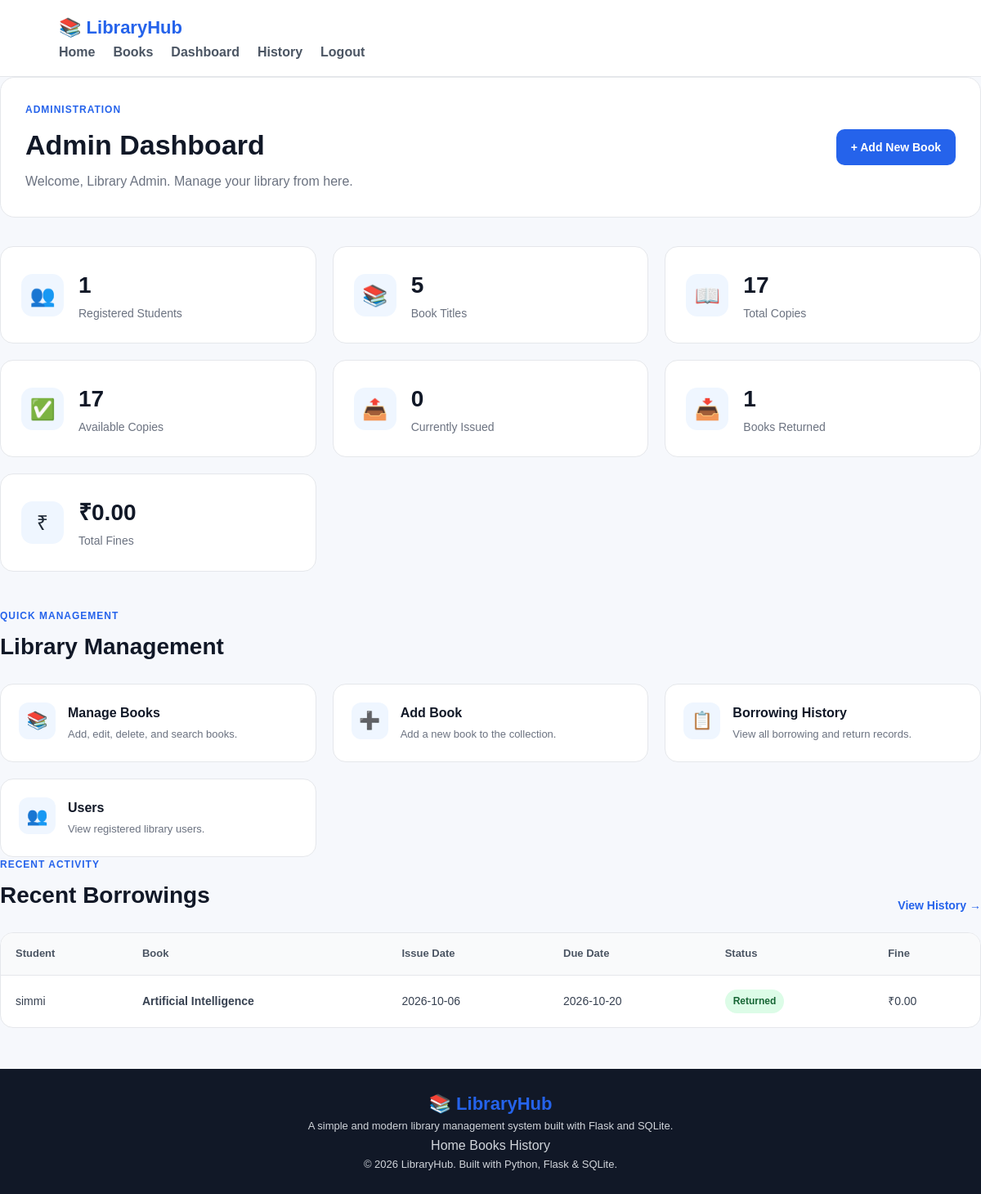
The page /admin/dashboard (signed in) on the database its author committed.
### tables this page shows
CREATE TABLE borrowings (
            id INTEGER PRIMARY KEY AUTOINCREMENT,
            user_id INTEGER NOT NULL,
            book_id INTEGER NOT NULL,
            issue_date TEXT NOT NULL,
            due_date TEXT NOT NULL,
            return_date TEXT,
            fine REAL DEFAULT 0,
            status TEXT NOT NULL DEFAULT 'Issued',
            FOREIGN KEY (user_id) REFERENCES users(id) ON DELETE CASCADE,
            FOREIGN KEY (book_id) REFERENCES books(id) ON DELETE CASCADE
        );

CREATE TABLE users (
            id INTEGER PRIMARY KEY AUTOINCREMENT,
            name TEXT NOT NULL,
            email TEXT UNIQUE NOT NULL,
            password TEXT NOT NULL,
            role TEXT NOT NULL DEFAULT 'student'
        );

CREATE TABLE books (
            id INTEGER PRIMARY KEY AUTOINCREMENT,
            title TEXT NOT NULL,
            author TEXT NOT NULL,
            isbn TEXT UNIQUE NOT NULL,
            category TEXT NOT NULL,
            quantity INTEGER NOT NULL DEFAULT 1,
            available INTEGER NOT NULL DEFAULT 1
        );

### app.py (the view)
@app.route("/admin/dashboard")
@admin_required
def admin_dashboard():
    conn = get_db()
    total_users = conn.execute("""
        SELECT COUNT(*) AS count
        FROM users
        WHERE role = 'student'
    """).fetchone()["count"]
    total_book_titles = conn.execute("""
        SELECT COUNT(*) AS count
        FROM books
    """).fetchone()["count"]
    total_books = conn.execute("""
        SELECT COALESCE(SUM(quantity), 0) AS count
        FROM books
    """).fetchone()["count"]
    available_books = conn.execute("""
        SELECT COALESCE(SUM(available), 0) AS count
        FROM books
    """).fetchone()["count"]
    issued_books = conn.execute("""
        SELECT COUNT(*) AS count
        FROM borrowings
        WHERE status = 'Issued'
    """).fetchone()["count"]
    returned_books = conn.execute("""
        SELECT COUNT(*) AS count
        FROM borrowings
        WHERE status = 'Returned'
    """).fetchone()["count"]
    total_fines = conn.execute("""
        SELECT COALESCE(SUM(fine), 0) AS total
        FROM borrowings
    """).fetchone()["total"]
    recent_borrowings = conn.execute("""
        SELECT
            borrowings.*,
            users.name AS user_name,
            books.title
        FROM borrowings
        JOIN users
            ON borrowings.user_id = users.id
        JOIN books
            ON borrowings.book_id = books.id
        ORDER BY borrowings.id DESC
        LIMIT 10
    """).fetchall()
    conn.close()
    return render_template(
        "admin_dashboard.html",
        total_users=total_users,
        total_book_titles=total_book_titles,
        total_books=total_books,
        available_books=available_books,
        issued_books=issued_books,
        returned_books=returned_books,
        total_fines=total_fines,
        recent_borrowings=recent_borrowings
    )

### app.py (called while the page is built)
def get_db():
    conn = sqlite3.connect(DATABASE)
    conn.row_factory = sqlite3.Row
    conn.execute("PRAGMA foreign_keys = ON")
    return conn

def admin_required(function):
    @wraps(function)
    def wrapper(*args, **kwargs):
        if "user_id" not in session:
            flash("Please login first.", "warning")
            return redirect(url_for("login"))
        if session.get("role") != "admin":
            flash("Admin access required.", "danger")
            return redirect(url_for("index"))
        return function(*args, **kwargs)
    return wrapper

### templates/admin_dashboard.html (shortened to what this page needs)
{% extends "base.html" %}
{% block content %}
<section class="dashboard-header">
    <div>
        <span class="section-label">Administration</span>
        <h1>
            Admin Dashboard
        </h1>
        <p>
            Welcome, {{ session.get("name") }}. Manage your library from here.
        </p>
    </div>
    <a href="{{ url_for('add_book') }}" class="btn btn-primary">
        + Add New Book
    </a>
</section>
<section class="stats-grid dashboard-stats">
    <div class="stat-card">
        <div class="stat-icon">👥</div>
        <div>
            <h3>{{ total_users }}</h3>
            <p>Registered Students</p>
        </div>
    </div>
    <div class="stat-card">
        <div class="stat-icon">📚</div>
        <div>
            <h3>{{ total_book_titles }}</h3>
            <p>Book Titles</p>
        </div>
    </div>
    <div class="stat-card">
        <div class="stat-icon">📖</div>
        <div>
            <h3>{{ total_books }}</h3>
            <p>Total Copies</p>
        </div>
    </div>
    <div class="stat-card">
        <div class="stat-icon">✅</div>
        <div>
            <h3>{{ available_books }}</h3>
            <p>Available Copies</p>
        </div>
    </div>
    <div class="stat-card">
        <div class="stat-icon">📤</div>
        <div>
            <h3>{{ issued_books }}</h3>
            <p>Currently Issued</p>
        </div>
    </div>
    <div class="stat-card">
        <div class="stat-icon">📥</div>
        <div>
            <h3>{{ returned_books }}</h3>
            <p>Books Returned</p>
        </div>
    </div>
    <div class="stat-card">
        <div class="stat-icon">₹</div>
        <div>
            <h3>₹{{ "%.2f"|format(total_fines) }}</h3>
            <p>Total Fines</p>
        </div>
    </div>
</section>
<section class="dashboard-actions">
    <div class="section-header">
        <div>
            <span class="section-label">
                Quick Management
            </span>
            <h2>
                Library Management
            </h2>
        </div>
    </div>
    <div class="action-grid">
        <a href="{{ url_for('books') }}" class="action-card">
            <span class="action-icon">📚</span>
            <div>
                <h3>Manage Books</h3>
                <p>Add, edit, delete, and search books.</p>
            </div>
        </a>
        <a href="{{ url_for('add_book') }}" class="action-card">
            <span class="action-icon">➕</span>
            <div>
                <h3>Add Book</h3>
                <p>Add a new book to the collection.</p>
            </div>
        </a>
        <a href="{{ url_for('history') }}" class="action-card">
            <span class="action-icon">📋</span>
            <div>
                <h3>Borrowing History</h3>
                <p>View all borrowing and return records.</p>
            </div>
        </a>
        <a href="{{ url_for('admin_users') }}" class="action-card">
            <span class="action-icon">👥</span>
            <div>
                <h3>Users</h3>
                <p>View registered library users.</p>
            </div>
        </a>
    </div>
</section>
<section class="section">
    <div class="section-header">
        <div>
            <span class="section-label">
                Recent Activity
            </span>
            <h2>
                Recent Borrowings
            </h2>
        </div>
        <a href="{{ url_for('history') }}" class="view-all">
            View History →
        </a>
    </div>
    {% if recent_borrowings %}
        <div class="table-container">
            <table class="data-table">
                <thead>
                    <tr>
                        <th>Student</th>
                        <th>Book</th>
                        <th>Issue Date</th>
                        <th>Due Date</th>
                        <th>Status</th>
                        <th>Fine</th>
                    </tr>
                </thead>
                <tbody>
                    {% for record in recent_borrowings %}
                        <tr>
                            <td>
                                {{ record["user_name"] }}
                            </td>
                            <td>
                                <strong>
                                    {{ record["title"] }}
                                </strong>
                            </td>
                            <td>
                                {{ record["issue_date"] }}
                            </td>
                            <td>
                                {{ record["due_date"] }}
                            </td>
                            <td>
                                {% if record["status"] == "Issued" %}
                                    <span class="status-badge status-issued">
                                        Issued
                                    </span>
                                {% else %}
                                    <span class="status-badge status-returned">
                                        Returned
                                    </span>
                                {% endif %}
                            </td>
                            <td>
                                ₹{{ "%.2f"|format(record["fine"] or 0) }}
                            </td>
                        </tr>
                    {% endfor %}
                </tbody>
            </table>
        </div>
    {% endif %}
</section>
{% endblock %}

### static/css/style.css (style rules this page uses)
* { margin: 0; padding: 0; box-sizing: border-box; }
html { scroll-behavior: smooth; }
body { font-family: Arial, Helvetica, sans-serif; background: #f6f8fc; color: #1f2937; line-height: 1.6; }
a { text-decoration: none; color: inherit; }
.btn { display: inline-flex; align-items: center; justify-content: center; border: none; border-radius: 10px; padding: 11px 18px; font-size: 14px; font-weight: 700; cursor: pointer; transition: 0.2s ease; }
.btn-primary { background: #2563eb; color: #ffffff; }
.section { margin-bottom: 45px; }
.section-header { display: flex; justify-content: space-between; align-items: flex-end; gap: 20px; margin-bottom: 22px; }
.section-header h2 { font-size: 28px; color: #111827; }
.section-label { display: block; color: #2563eb; font-size: 12px; font-weight: 800; letter-spacing: 1px; text-transform: uppercase; margin-bottom: 6px; }
.view-all { color: #2563eb; font-weight: 700; font-size: 14px; }
.dashboard-header { display: flex; justify-content: space-between; align-items: center; gap: 25px; margin-bottom: 35px; padding: 30px; background: #ffffff; border: 1px solid #e5e7eb; border-radius: 18px; }
.dashboard-header h1 { font-size: 34px; color: #111827; margin-bottom: 5px; }
.dashboard-header p { color: #6b7280; }
.stats-grid { display: grid; grid-template-columns: repeat(3, 1fr); gap: 20px; margin-bottom: 45px; }
.stat-card { background: #ffffff; border: 1px solid #e5e7eb; border-radius: 16px; padding: 25px; display: flex; align-items: center; gap: 18px; transition: 0.2s ease; }
.stat-icon { width: 52px; height: 52px; border-radius: 14px; background: #eff6ff; display: flex; align-items: center; justify-content: center; font-size: 25px; }
.stat-card h3 { font-size: 28px; color: #111827; }
.stat-card p { color: #6b7280; font-size: 14px; }
.table-container { background: #ffffff; border: 1px solid #e5e7eb; border-radius: 16px; overflow-x: auto; }
.data-table { width: 100%; border-collapse: collapse; }
.data-table th { background: #f9fafb; color: #4b5563; font-size: 13px; font-weight: 800; text-align: left; padding: 15px 18px; border-bottom: 1px solid #e5e7eb; white-space: nowrap; }
.data-table td { padding: 17px 18px; border-bottom: 1px solid #f0f1f3; color: #374151; font-size: 14px; }
.data-table tr:last-child td { border-bottom: none; }
.status-badge { display: inline-flex; align-items: center; padding: 5px 10px; border-radius: 20px; font-size: 12px; font-weight: 700; }
.status-returned { background: #dcfce7; color: #166534; }
.action-grid { display: grid; grid-template-columns: repeat(3, 1fr); gap: 20px; }
.action-card { background: #ffffff; border: 1px solid #e5e7eb; border-radius: 16px; padding: 22px; display: flex; gap: 15px; align-items: flex-start; transition: 0.2s ease; }
.action-icon { width: 45px; height: 45px; border-radius: 12px; background: #eff6ff; display: flex; align-items: center; justify-content: center; font-size: 21px; flex-shrink: 0; }
.action-card h3 { color: #111827; font-size: 16px; margin-bottom: 4px; }
.action-card p { color: #6b7280; font-size: 13px; }

### rows shown on the page
borrowings: user_name "simmi", title "Artificial Intelligence", issue_date "2026-10-06", due_date "2026-10-20", status "Returned", fine "0.00"

### other values the page prints
{{ session.get("name") }} "Library Admin"
{{ total_users }} "1"
{{ total_book_titles }} "5"
{{ total_books }} "17"
{{ available_books }} "17"
{{ issued_books }} "0"
{{ returned_books }} "1"
{{ "%.2f"|format(total_fines) }} "0.00"
